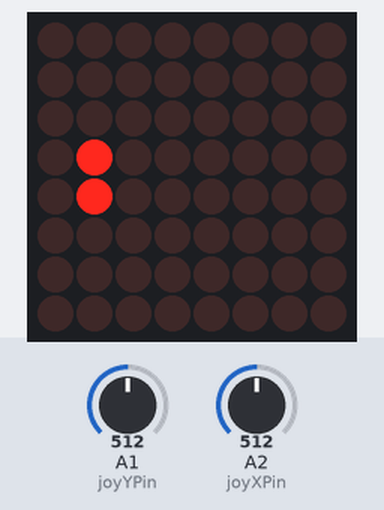
This sketch was run on a simulated Arduino Uno, built with avr-gcc and run on an emulated ATmega328P. Shown: 8×8 LED matrix. Inputs (shaded band) come from the test bench; at power-on: A1 (joyYPin) = 512, A2 (joyXPin) = 512. Random numbers use the default seed unless the sketch sets one.

Above: at 1.2 s.
1.3 s: A1 (joyYPin) set to 318
At 1.3 s:
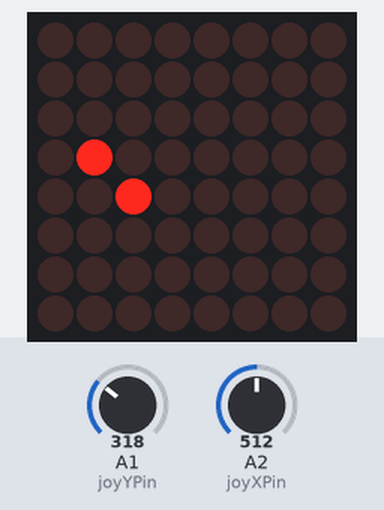
4.3 s: A1 (joyYPin) set to 283
At 4.52 s:
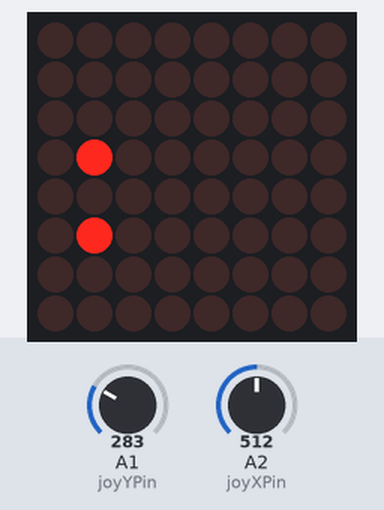
6.5 s: A2 (joyXPin) set to 714
9.5 s: A2 (joyXPin) set to 742
At 10.2 s:
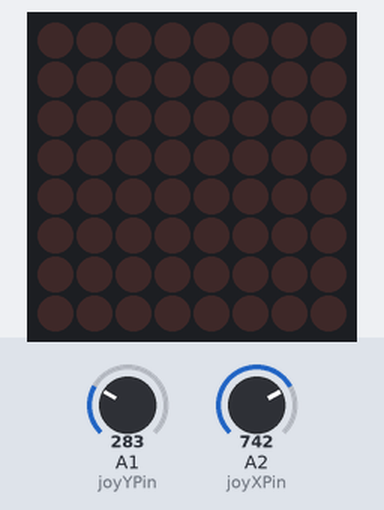
Timing chart, 0 to 12.5 s (numbered marks = the images above; inputs shaded):
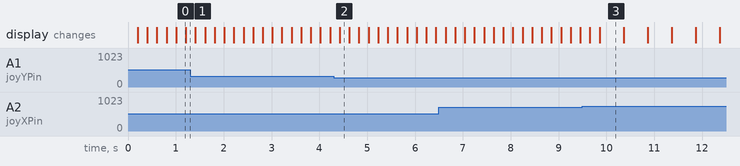

Measured:
- the behaviour switches between 300 and 299 on A1 (joyYPin) (found by bisection; images 1 and 2)
- the behaviour switches between 723 and 724 on A2 (joyXPin) (found by bisection; images 2 and 3)
- what the display in image 3 shows lasts 0.5 s, from 9.9 s to 10.4 s

The sketch:

pointMatrix.ino
```cpp
#include <Wire.h>
#include "Adafruit_LEDBackpack.h"
#include "Adafruit_GFX.h"

Adafruit_LEDBackpack matrix = Adafruit_LEDBackpack();

// Структура для точки
struct Point {
  int x;
  int y;
};

// Змейка
Point snake[64]; // Максимальная длина змейки
int length = 1;  // Начальная длина
int dirX = 1;    // Начальное направление: вправо
int dirY = 0;

// Еда
Point food;

// Джойстик
const int joyXPin = A2;
const int joyYPin = A1;
const int threshold = 300; // Порог срабатывания джойстика

// Игровые параметры
unsigned long lastMove = 0;
const int moveDelay = 200; // Задержка между движениями (мс)
bool gameOver = false;

void spawnFood() {
  bool onSnake;
  do {
    onSnake = false;
    food.x = random(8);
    food.y = random(8);

    // Проверяем, не появится ли еда на змейке
    for (int i = 0; i < length; i++) {
      if (snake[i].x == food.x && snake[i].y == food.y) {
        onSnake = true;
        break;
      }
    }
  } while (onSnake);
}

void resetGame() {
  // Начальная позиция змейки
  snake[0].x = 3;
  snake[0].y = 4;
  length = 1;
  dirX = 1;
  dirY = 0;
  gameOver = false;

  // Первая еда
  spawnFood();

  // Сброс матрицы
  matrix.clear();
  matrix.writeDisplay();
}

void setup() {
  Serial.begin(9600);
  randomSeed(analogRead(3));
  matrix.begin(0x70);
  matrix.setBrightness(5);
  resetGame();
}

void loop() {
  if (gameOver) {
    // Мигание при завершении игры
    matrix.clear();
    matrix.writeDisplay();
    delay(500);

    // Отображаем змейку
    for (int i = 0; i < length; i++) {
      matrix.displaybuffer[snake[i].y] |= 1 << snake[i].x;
    }
    matrix.writeDisplay();
    delay(500);
    return;
  }

  // Управление с джойстика
  int joyX = analogRead(joyXPin);
  int joyY = analogRead(joyYPin);

  // Обработка ввода (с защитой от разворота на 180°)
  if (joyX < threshold && dirX == 0) { // Влево
    dirX = 1;
    dirY = 0;
  } else if (joyX > 1023 - threshold && dirX == 0) { // Вправо
    dirX = -1;
    dirY = 0;
  } else if (joyY < threshold && dirY == 0) { // Вниз
    dirY = 1;
    dirX = 0;
  } else if (joyY > 1023 - threshold && dirY == 0) { // Вверх
    dirY = -1;
    dirX = 0;
  }

  // Движение змейки с заданной скоростью
  if (millis() - lastMove > moveDelay) {
    lastMove = millis();

    // Создаем новую голову
    Point newHead;
    newHead.x = snake[0].x + dirX;
    newHead.y = snake[0].y + dirY;

    // Телепортация через границы
    if (newHead.x < 0) newHead.x = 7;
    else if (newHead.x > 7) newHead.x = 0;
    if (newHead.y < 0) newHead.y = 7;
    else if (newHead.y > 7) newHead.y = 0;

    // Проверка столкновения с собой
    for (int i = 0; i < length; i++) {
      if (newHead.x == snake[i].x && newHead.y == snake[i].y) {
        gameOver = true;
        return;
      }
    }

    // Сдвигаем змейку
    for (int i = length; i > 0; i--) {
      snake[i] = snake[i-1];
    }
    snake[0] = newHead;

    // Проверка съедения еды
    if (snake[0].x == food.x && snake[0].y == food.y) {
      length++;
      if (length > 64) length = 64; // Максимальный размер
      spawnFood();
    }

    // Отрисовка
    matrix.clear();

    // Рисуем змейку
    for (int i = 0; i < length; i++) {
      matrix.displaybuffer[snake[i].y] |= 1 << snake[i].x;
    }

    // Рисуем еду
    matrix.displaybuffer[food.y] |= 1 << food.x;

    matrix.writeDisplay();
  }
}
```
